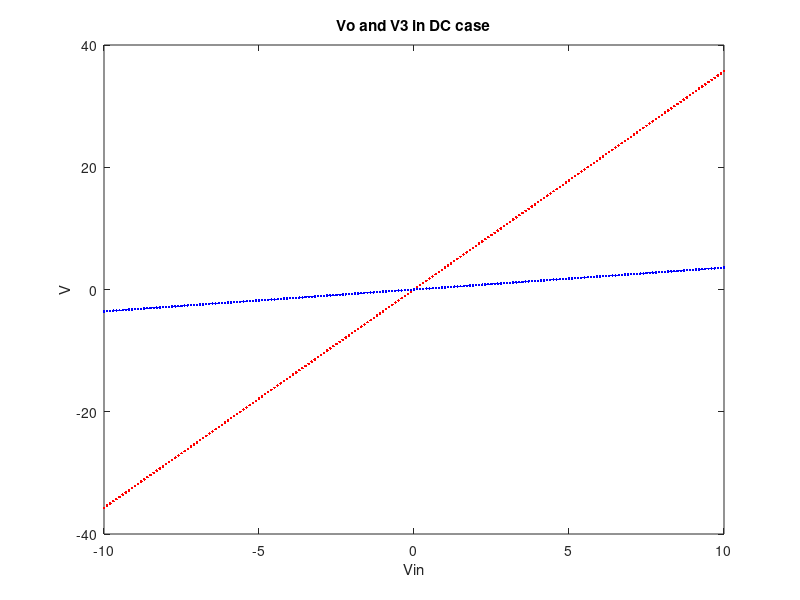
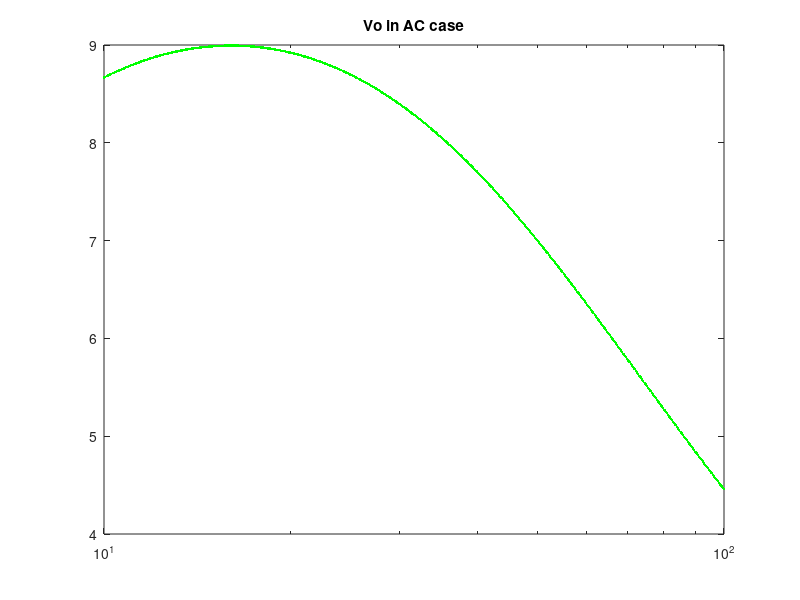
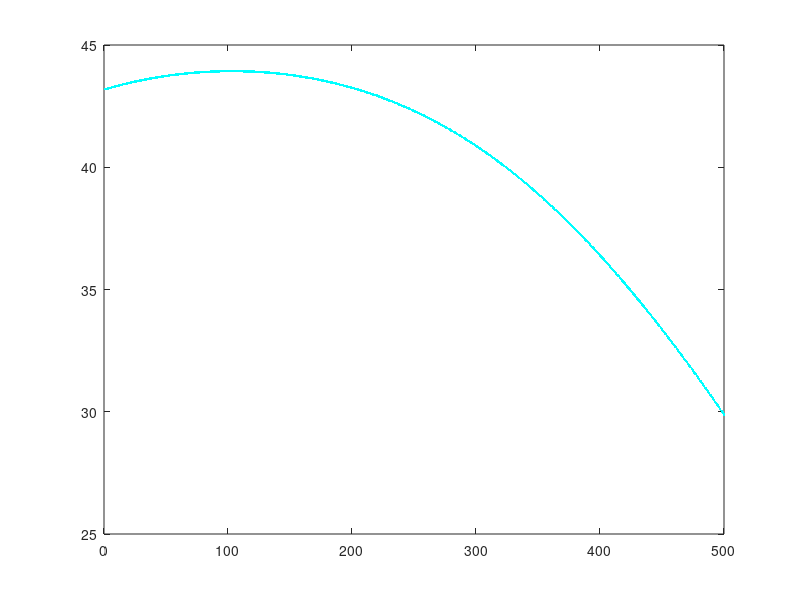
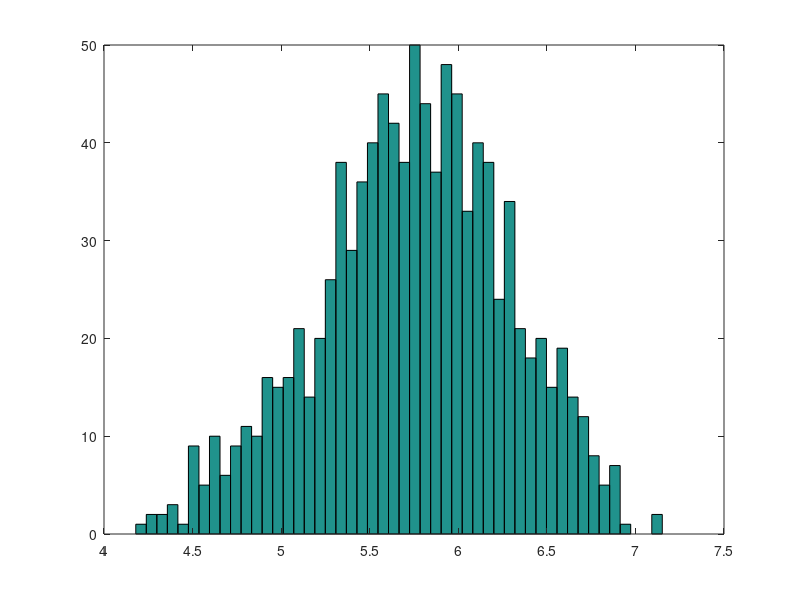

Recreate these plots in MATLAB, in order.
close all
clear 

R1 = 1;
G1 = 1/R1;
c = 0.25;
R2 = 2;
G2 = 1/R2;
L = 0.2;
R3 = 10;
G3 = 1/R3;
a = 100;
R4 = 0.1;
G4 = 1/R4;
Ro = 1000;
Go = 1/Ro;

C = [0 0 0 0 0 0 0;
    -c c 0 0 0 0 0;
    0 0 -L 0 0 0 0;
    0 0 0 0 0 0 0;
    0 0 0 0 0 0 0;
    0 0 0 0 0 0 0;
    0 0 0 0 0 0 0;];

G = [1 0 0 0 0 0 0;
    -G2 G1+G2 -1 0 0 0 0;
    0 1 0 -1 0 0 0;
    0 0 -1 G3 0 0 0;
    0 0 0 0 -a 1 0;
    0 0 0 G3 -1 0 0;
    0 0 0 0 0 -G4 G4+Go];

Vdc = zeros(7,1);
Vac = zeros(7,1);
F = zeros(7,1);

f1 = figure;
f2 = figure;
f3 = figure;
f4 = figure;
% f5 = figure;

for v = -10:0.1: 10
    F(1,1) = v;
    Vdc = G\F;
    
    set(0, 'CurrentFigure', f1)
    plot(v, Vdc(7,1), 'r.')
    hold on
    
    plot(v, Vdc(4,1), 'b.')
    hold on
    title('Vo and V3 in DC case')
    xlabel('Vin')
    ylabel('V')
    
end

w = logspace(1,2,500);
F(1) = 1;
for o = 1:length(w)
    
    Vac = (G+C*1j*w(o))\F;
    set(0, 'CurrentFigure', f2)
    semilogx(w(o), abs(Vac(7,1)), 'g.')
    hold on
    title('Vo in AC case')
    
    dB = 20*log(abs(Vac(7,1))/F(1));
    set(0, 'CurrentFigure', f3)
    plot(o, dB, 'c.')
    hold on
    
end

cs =  0.25 + 0.05.*randn(1,1000);
w = pi;
Vgain = zeros(1000,1);
for m = 1:length(Vgain)
    c = cs(m);
    C(2,1) = -c;
    C(2,2) = c;
    Vac = (G+C*1j*w)\F;
    Vgain(m,1) = abs(Vac(7,1))/F(1);   
end
set(0, 'CurrentFigure', f4)
hist(Vgain,50);